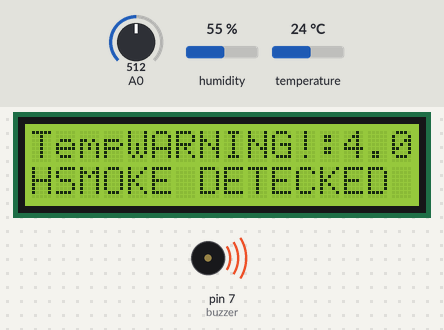
A sketch run on a simulated Arduino Uno, built with avr-gcc and run on an emulated ATmega328P. On the bench: 16×2 character LCD, buzzer (waves = sounding, pin HIGH). The inputs (shaded band) are chosen by the test bench; at power-on: temperature 24 °C, A0 = 512, humidity 55 %.

Above: at 3.28 s.
3.3 s: temperature set to 12 °C
At 4.39 s:
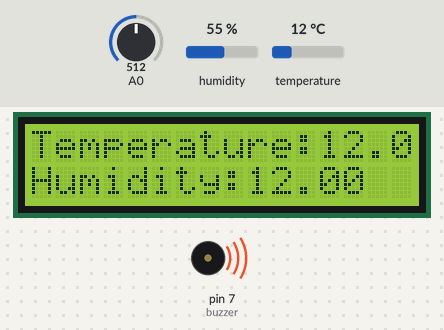
5.9 s: A0 set to 453
7.5 s: A0 set to 429
At 9.1 s:
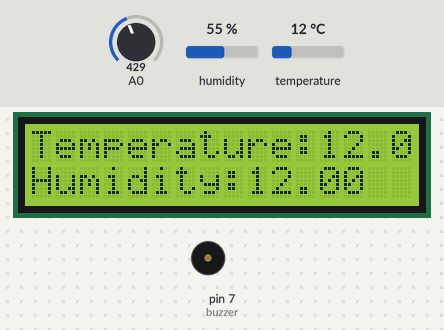
9.4 s: temperature set to 19 °C
At 11.6 s:
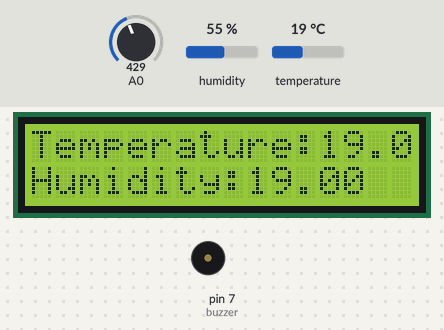
12.1 s: temperature set to 28 °C
At 13.2 s:
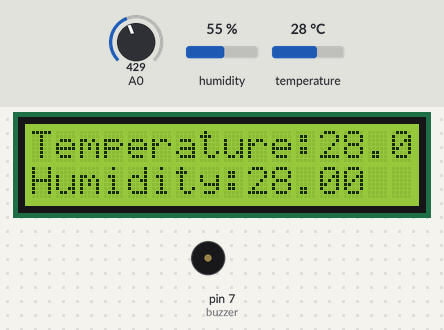
14.2 s: A0 set to 450
At 14.65 s:
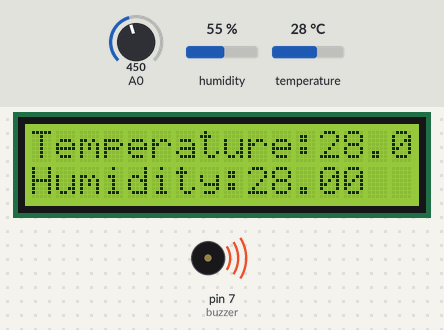
Timing chart, 0 to 16.9 s (numbered marks = the images above; inputs shaded):
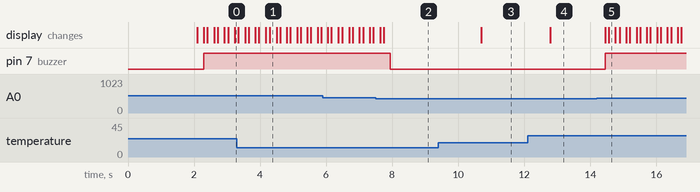

The sketch:

temp.ino
```cpp
#include <DHT.h>
#include <DHT_U.h>
#include <LiquidCrystal.h>
#define DHTPIN 6
#define DHTTYPE DHT11
DHT dht(DHTPIN,DHTTYPE);
LiquidCrystal lcd(12,11,5,4,3,2);
int buzzer=7;

void setup()
{
  Serial.begin(9600);
  pinMode(buzzer,OUTPUT);
  lcd.begin(16,2);
  dht.begin();

  lcd.setCursor(4,0);
  lcd.print("WELCOME");

  lcd.setCursor(2,1);
  lcd.print("THE INDICATOR");
  delay(2000);
}

void loop()
{
  int gase_rate=analogRead(A0);

  float h = dht.readHumidity();
  float t = dht.readTemperature();
  lcd.clear();
  lcd.setCursor(0,0);
  lcd.print("Temperature:");
  lcd.setCursor(12,0);
  lcd.print(t);

  lcd.setCursor(0,1);
  lcd.print("Humidity:");
  lcd.setCursor(9,1);
  lcd.print(t);

  delay(200);
  if(gase_rate>440)
  {
    lcd.setCursor(4,0);
    lcd.print("WARNING!:");
    lcd.setCursor(1,1);
    lcd.print("SMOKE DETECKED");
    digitalWrite(buzzer,HIGH);
    delay(100);
  }
  else
  digitalWrite(buzzer,LOW);
}
```

Measured:
- the behaviour switches between 441 and 440 on A0 (found by bisection; images 1 and 2)
- after the input at 3.3 s, the display: first differs from a run without the input after 1.0 s (image 1)
- after the input at 7.5 s, pin 7 (buzzer): HIGH → LOW after 0.44 s
- after the input at 9.4 s, the display: changes after 1.3 s (image 3)
- after the input at 12.1 s, the display: changes after 0.69 s (image 4)
- after the input at 14.2 s, pin 7 (buzzer): LOW → HIGH after 0.25 s; the display: first changes after 0.25 s (image 5 shows a later state)
